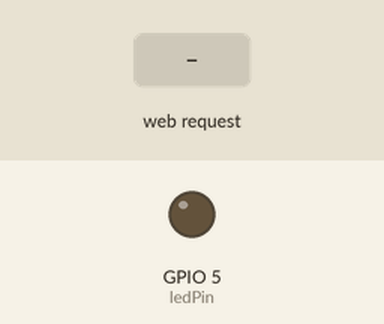
Simulated run of this sketch. Board: ESP8266 (NodeMCU). On the bench: output pins drawn as LEDs (lit = HIGH). The inputs (shaded band) are chosen by the test bench. WiFi joins after 1.5 s; servers stay silent unless stated; what the sketch prints to the serial monitor is not drawn.

Above: at 2.7 s.
2.8 s: HTTP request GET /control?command=ledon received
At 3.8 s:
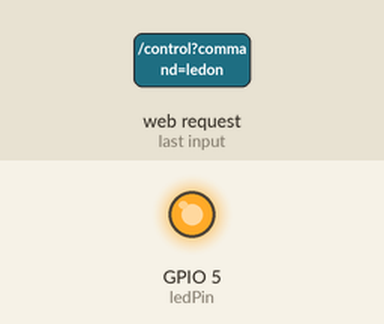
4.3 s: HTTP request GET /control?command=ledoff received
At 4.9 s:
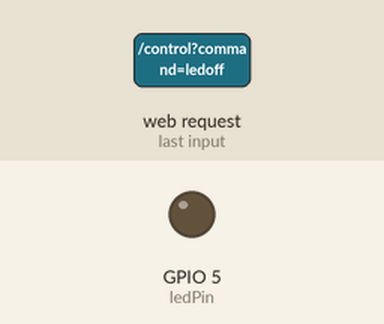
Timing chart, 0 to 7.3 s (numbered marks = the images above; inputs shaded):
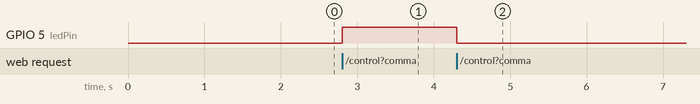

The sketch:

sketch_feb18a.ino
```cpp
#include <ESP8266WiFi.h>
#include <ESP8266WebServer.h>
#include <OneWire.h>
#include <DallasTemperature.h>

const char* ssid = "Orange_Multany";     // Change to your WiFi SSID
const char* password = "Kaczorek5"; // Change to your WiFi password

const int ledPin = 5; // Assuming LED is connected to pin D1 (GPIO 5) on ESP8266 board
const int oneWireBus = 2; // Pin D2 (GPIO 4) is used for the DS18B20 sensor
OneWire oneWire(oneWireBus);
DallasTemperature sensors(&oneWire);

ESP8266WebServer server(80);

// Add this line at the beginning of your code, before the setup() function
#define DEBUG_MODE true

// Then, add this debugPrint() function:
void debugPrint(String message) {
  if (DEBUG_MODE) {
    Serial.println(message);
  }
}

// HTML content served by the Arduino
const char INDEX_HTML[] PROGMEM = R"=====(
<!DOCTYPE html>
<html lang="en">
<head>
    <meta charset="UTF-8">
    <meta name="viewport" content="width=device-width, initial-scale=1.0">
    <title>Arduino Control</title>
    <style>
        button {
            font-size: 20px;
            padding: 10px;
            margin: 10px;
        }
    </style>
    <script>
        function sendCommand(command) {
            var xhttp = new XMLHttpRequest();
            xhttp.onreadystatechange = function() {
                if (this.readyState == 4 && this.status == 200) {
                    console.log("Command sent: " + command);
                }
            };
            xhttp.open("GET", "/control?command=" + command, true);
            xhttp.send();
        }

        function updateTemperature() {
            var xhttp = new XMLHttpRequest();
            xhttp.onreadystatechange = function() {
                if (this.readyState == 4 && this.status == 200) {
                    document.getElementById("temperature").innerHTML = this.responseText;
                }
            };
            xhttp.open("GET", "/temperature", true);
            xhttp.send();
        }
        setInterval(updateTemperature, 1000); // Update temperature every second
    </script>
</head>
<body>
    <h1>Arduino Control</h1>
    <button onclick="sendCommand('ledon')">Turn LED On</button>
    <button onclick="sendCommand('ledoff')">Turn LED Off</button>
    <p>Temperature: <span id="temperature">Loading...</span></p>
</body>
</html>
)=====";

void setup() {
  Serial.begin(115200);

  // Add this line at the beginning of your setup function
  debugPrint("Initializing...");

  // Connect to WiFi
  WiFi.begin(ssid, password);
  while (WiFi.status() != WL_CONNECTED) {
    delay(500);
    Serial.print(".");
  }
  Serial.println("");
  Serial.println("WiFi connected");

  // Print the IP address
  Serial.println("IP address: ");
  Serial.println(WiFi.localIP());

  // Set LED pin as output
  pinMode(ledPin, OUTPUT);
  digitalWrite(ledPin, LOW); // Make sure LED is initially off

  // Start DS18B20 sensor
  sensors.begin();

  // Route for root / web page
  server.on("/", HTTP_GET, []() {
    server.send(200, "text/html", INDEX_HTML);
  });

  // Route to control the LED
  server.on("/control", HTTP_GET, []() {
    String command = server.arg("command");
    if (command == "ledon") {
      digitalWrite(ledPin, HIGH); // Turn LED on
    } else if (command == "ledoff") {
      digitalWrite(ledPin, LOW); // Turn LED off
    }
    server.send(200, "text/plain", "OK");
  });

  // Route to get temperature
  server.on("/temperature", HTTP_GET, []() {
    sensors.requestTemperatures();
    float temperatureC = sensors.getTempCByIndex(0);
    if (temperatureC == -127.00 || temperatureC == 85.00) {
      debugPrint("Temperature sensor not found or reading not ready");
      server.send(200, "text/plain", "Error: Temperature sensor not found");
    } else {
      debugPrint("Temperature: " + String(temperatureC, 2) + " °C");
      server.send(200, "text/plain", String(temperatureC, 2));
    }
  });

  // Start server
  server.begin();
  Serial.println("HTTP server started");
}

void loop() {
  server.handleClient();
}
```

Measured:
- after the input at 2.8 s, GPIO 5 (ledPin): LOW → HIGH at once
- after the input at 4.3 s, GPIO 5 (ledPin): HIGH → LOW at once
